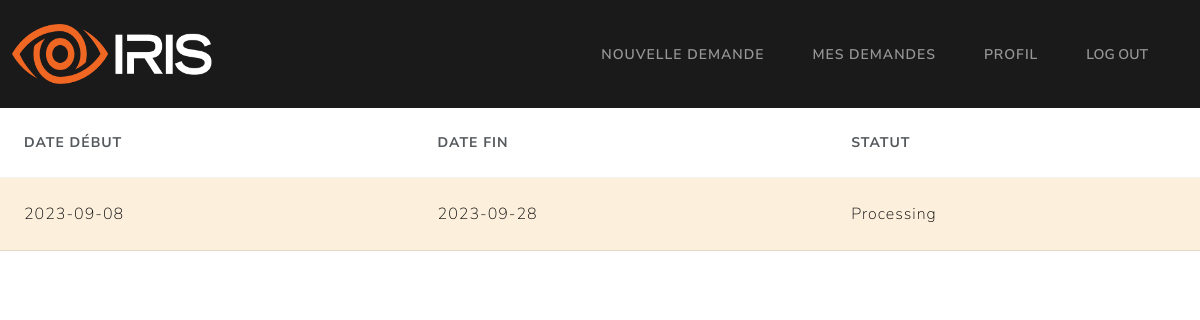
Before: /employé/mes_demandes (signed in) with the older database file.
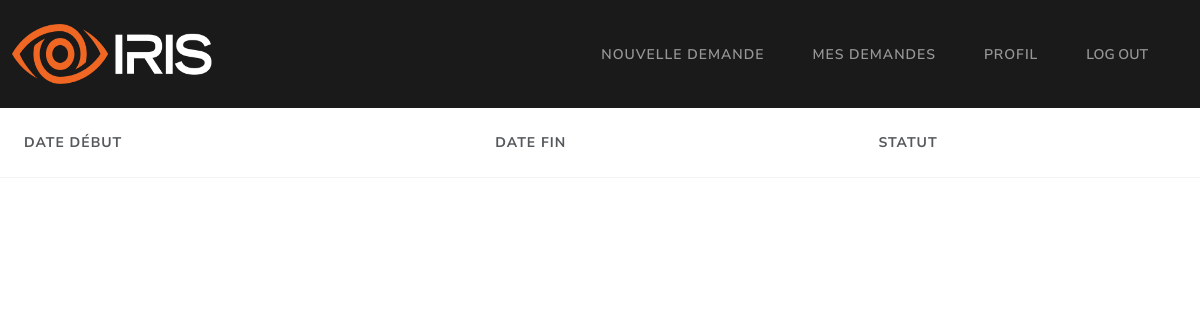
After: the same page with the newer database file.
### Models/models.py (models this page shows, shortened)
class demandeCongé(db.Model):
    id = db.Column(db.Integer, primary_key=True)
    date_debut = db.Column(db.String, unique=False, nullable=False)
    date_fin = db.Column(db.String, unique=False, nullable=False)
    statut = db.Column(db.String, unique=False, nullable=False)
    employee_matricule = db.Column(db.String, unique=False, nullable=False)

### app.py (the view)
@app.route("/employé/mes_demandes")
def mes_demandes():
	return getDemandes()

### Controllers/demandeController.py (called while the page is built)
def getDemandes():
    try:
        user_matricule = session['user']
        demandes = demandeCongé.query.filter_by(employee_matricule=user_matricule)
        return render_template('/user/demandes.html', demandes=demandes)
    except Exception as e:
        return render_template('/user/demandes.html', error=str(e))

### templates/user/demandes.html (shortened to what this page needs)
{% extends '/user/base.html'%} {% block title %} Mes demandes {% endblock %} {%
block content %}
<table class="table table-hover" style="width: 100%">
  <thead>
    <tr>
      <th scope="col">Date début</th>
      <th scope="col">Date fin</th>
      <th scope="col">Statut</th>
    </tr>
  </thead>
  <tbody>
    {% for demande in demandes %}
      {% if demande.statut == 'Accepted' %}
      <tr class="table-success">
        <td>{{ demande.date_debut }}</td>
        <td>{{ demande.date_fin }}</td>
        <td>{{ demande.statut }}</td>
      </tr>
      {% elif demande.statut == 'Refused' %}
      <tr class="table-danger">
        <td>{{ demande.date_debut }}</td>
        <td>{{ demande.date_fin }}</td>
        <td>{{ demande.statut }}</td>
      </tr>
      {% else %}
      <tr class="table-warning"  onclick="window.location='demande/{{ demande.id }}';" style="cursor: pointer;">
        <td>{{ demande.date_debut }}</td>
        <td>{{ demande.date_fin }}</td>
        <td>{{ demande.statut }}</td>
      </tr>
      {% endif %}
    {% endfor %}
  </tbody>
</table>
{% endblock %}

Changed rows visible on the page:
removed demandeCongé: date_debut "2023-09-08", date_fin "2023-09-28", statut "Processing"
